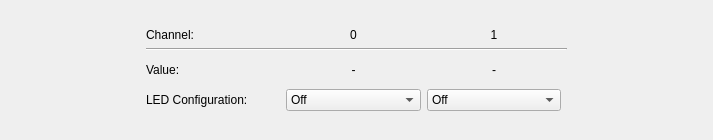
<?xml version="1.0" encoding="UTF-8"?>
<ui version="4.0">
 <class>IndustrialDualACIn</class>
 <widget class="QWidget" name="IndustrialDualACIn">
  <property name="geometry">
   <rect>
    <x>0</x>
    <y>0</y>
    <width>713</width>
    <height>140</height>
   </rect>
  </property>
  <property name="windowTitle">
   <string>Form</string>
  </property>
  <layout class="QVBoxLayout" name="verticalLayout">
   <item>
    <spacer name="verticalSpacer_2">
     <property name="orientation">
      <enum>Qt::Vertical</enum>
     </property>
     <property name="sizeHint" stdset="0">
      <size>
       <width>20</width>
       <height>40</height>
      </size>
     </property>
    </spacer>
   </item>
   <item>
    <layout class="QGridLayout" name="gridLayout">
     <item row="4" column="2">
      <widget class="QComboBox" name="cbox_cs0_cfg">
       <property name="sizePolicy">
        <sizepolicy hsizetype="Expanding" vsizetype="Fixed">
         <horstretch>0</horstretch>
         <verstretch>0</verstretch>
        </sizepolicy>
       </property>
       <item>
        <property name="text">
         <string>Off</string>
        </property>
       </item>
       <item>
        <property name="text">
         <string>On</string>
        </property>
       </item>
       <item>
        <property name="text">
         <string>Heartbeat</string>
        </property>
       </item>
       <item>
        <property name="text">
         <string>Channel Status</string>
        </property>
       </item>
      </widget>
     </item>
     <item row="4" column="1">
      <widget class="QLabel" name="lbl_lc">
       <property name="sizePolicy">
        <sizepolicy hsizetype="Expanding" vsizetype="Preferred">
         <horstretch>0</horstretch>
         <verstretch>0</verstretch>
        </sizepolicy>
       </property>
       <property name="text">
        <string>LED Configuration:</string>
       </property>
      </widget>
     </item>
     <item row="2" column="1" rowspan="2">
      <widget class="QLabel" name="label_2">
       <property name="sizePolicy">
        <sizepolicy hsizetype="Expanding" vsizetype="Preferred">
         <horstretch>0</horstretch>
         <verstretch>0</verstretch>
        </sizepolicy>
       </property>
       <property name="text">
        <string>Value:</string>
       </property>
      </widget>
     </item>
     <item row="2" column="0">
      <spacer name="horizontalSpacer">
       <property name="orientation">
        <enum>Qt::Horizontal</enum>
       </property>
       <property name="sizeHint" stdset="0">
        <size>
         <width>40</width>
         <height>20</height>
        </size>
       </property>
      </spacer>
     </item>
     <item row="0" column="1">
      <widget class="QLabel" name="label">
       <property name="text">
        <string>Channel:</string>
       </property>
      </widget>
     </item>
     <item row="0" column="2">
      <widget class="QLabel" name="lbl_stat_ch0">
       <property name="sizePolicy">
        <sizepolicy hsizetype="Expanding" vsizetype="Preferred">
         <horstretch>0</horstretch>
         <verstretch>0</verstretch>
        </sizepolicy>
       </property>
       <property name="text">
        <string>&lt;html&gt;&lt;head/&gt;&lt;body&gt;&lt;p&gt;0&lt;/p&gt;&lt;/body&gt;&lt;/html&gt;</string>
       </property>
       <property name="textFormat">
        <enum>Qt::RichText</enum>
       </property>
       <property name="alignment">
        <set>Qt::AlignCenter</set>
       </property>
      </widget>
     </item>
     <item row="4" column="3">
      <widget class="QComboBox" name="cbox_cs1_cfg">
       <property name="sizePolicy">
        <sizepolicy hsizetype="Expanding" vsizetype="Fixed">
         <horstretch>0</horstretch>
         <verstretch>0</verstretch>
        </sizepolicy>
       </property>
       <item>
        <property name="text">
         <string>Off</string>
        </property>
       </item>
       <item>
        <property name="text">
         <string>On</string>
        </property>
       </item>
       <item>
        <property name="text">
         <string>Heartbeat</string>
        </property>
       </item>
       <item>
        <property name="text">
         <string>Channel Status</string>
        </property>
       </item>
      </widget>
     </item>
     <item row="2" column="5">
      <spacer name="horizontalSpacer_2">
       <property name="orientation">
        <enum>Qt::Horizontal</enum>
       </property>
       <property name="sizeHint" stdset="0">
        <size>
         <width>40</width>
         <height>20</height>
        </size>
       </property>
      </spacer>
     </item>
     <item row="0" column="3">
      <widget class="QLabel" name="lbl_stat_ch1">
       <property name="sizePolicy">
        <sizepolicy hsizetype="Expanding" vsizetype="Preferred">
         <horstretch>0</horstretch>
         <verstretch>0</verstretch>
        </sizepolicy>
       </property>
       <property name="text">
        <string>&lt;html&gt;&lt;head/&gt;&lt;body&gt;&lt;p&gt;1&lt;/p&gt;&lt;/body&gt;&lt;/html&gt;</string>
       </property>
       <property name="textFormat">
        <enum>Qt::RichText</enum>
       </property>
       <property name="alignment">
        <set>Qt::AlignCenter</set>
       </property>
      </widget>
     </item>
     <item row="1" column="1" colspan="4">
      <widget class="Line" name="line">
       <property name="orientation">
        <enum>Qt::Horizontal</enum>
       </property>
      </widget>
     </item>
     <item row="2" column="2" rowspan="2">
      <widget class="QLabel" name="lbl_stat_v_ch0">
       <property name="sizePolicy">
        <sizepolicy hsizetype="Expanding" vsizetype="Preferred">
         <horstretch>0</horstretch>
         <verstretch>0</verstretch>
        </sizepolicy>
       </property>
       <property name="text">
        <string>-</string>
       </property>
       <property name="alignment">
        <set>Qt::AlignCenter</set>
       </property>
      </widget>
     </item>
     <item row="2" column="3" rowspan="2">
      <widget class="QLabel" name="lbl_stat_v_ch1">
       <property name="sizePolicy">
        <sizepolicy hsizetype="Expanding" vsizetype="Preferred">
         <horstretch>0</horstretch>
         <verstretch>0</verstretch>
        </sizepolicy>
       </property>
       <property name="text">
        <string>-</string>
       </property>
       <property name="alignment">
        <set>Qt::AlignCenter</set>
       </property>
      </widget>
     </item>
    </layout>
   </item>
   <item>
    <spacer name="verticalSpacer">
     <property name="orientation">
      <enum>Qt::Vertical</enum>
     </property>
     <property name="sizeHint" stdset="0">
      <size>
       <width>20</width>
       <height>40</height>
      </size>
     </property>
    </spacer>
   </item>
  </layout>
 </widget>
 <resources/>
 <connections/>
</ui>
